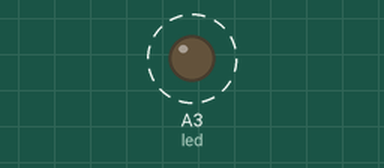
A sketch run on a simulated Particle Photon. Shown: output pins drawn as LEDs (lit = HIGH). Dashed ring = blinking.

Above: at 0.5 s.
Timing chart, 0 to 4.6 s (numbered marks = the images above):
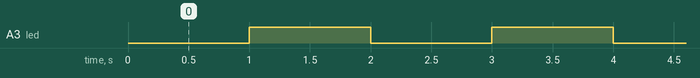

Measured:
- by itself, A3 (led): alternates HIGH for 1.0 s and LOW for 1.0 s

The sketch:

testingmbedplus.ino
```cpp
// (licence header left out)
///
/// @file		testingmbedplus.ino
/// @brief		Main sketch
///
/// @details	<#details#>
/// @n @a		Developed with [embedXcode+](http://embedXcode.weebly.com)
///
/// @author		Fouad Al-Noor
/// @author		Fouad Al-Noor
/// @date		5/12/16 14:35
/// @version	<#version#>
///
/// @copyright	(c) Fouad Al-Noor, 2016
/// @copyright	Licence
///
/// @see		ReadMe.txt for references
/// @n
///


// Core library for code-sense - IDE-based
#if defined(WIRING) // Wiring specific
    #include "Wiring.h"
#elif defined(MAPLE_IDE) // Maple specific
    #include "WProgram.h"
#elif defined(ROBOTIS) // Robotis specific
    #include "libpandora_types.h"
    #include "pandora.h"
#elif defined(MPIDE) // chipKIT specific
    #include "WProgram.h"
#elif defined(DIGISPARK) // Digispark specific
    #include "Arduino.h"
#elif defined(ENERGIA) // LaunchPad specific
    #include "Energia.h"
#elif defined(LITTLEROBOTFRIENDS) // LittleRobotFriends specific
    #include "LRF.h"
#elif defined(MICRODUINO) // Microduino specific
    #include "Arduino.h"
#elif defined(TEENSYDUINO) // Teensy specific
    #include "Arduino.h"
#elif defined(REDBEARLAB) // RedBearLab specific
    #include "Arduino.h"
#elif defined(RFDUINO) // RFduino specific
    #include "Arduino.h"
#elif defined(SPARK) || defined(PARTICLE) // Particle / Spark specific
    #include "application.h"
#elif defined(ESP8266) // ESP8266 specific
    #include "Arduino.h"
#elif defined(ARDUINO) // Arduino 1.0 and 1.5 specific
    #include "Arduino.h"
#else // error
    #   error Platform not defined
#endif // end IDE


// Set parameters


// Include application, user and local libraries


// Define structures and classes


// Define variables and constants

int led = 13;
// Prototypes®


// Add setup code
void setup()
{
    pinMode(led, OUTPUT);

}

// Add loop code
void loop()
{
    digitalWrite(led, LOW);
    delay(1000);
    digitalWrite(led, HIGH);
    delay(1000);
}
```
